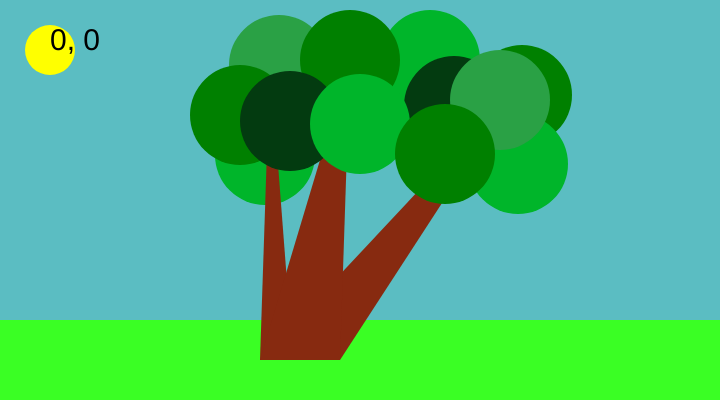
Frame 1 (no input)
Frame 60 (no input): identical to frame 1, image omitted
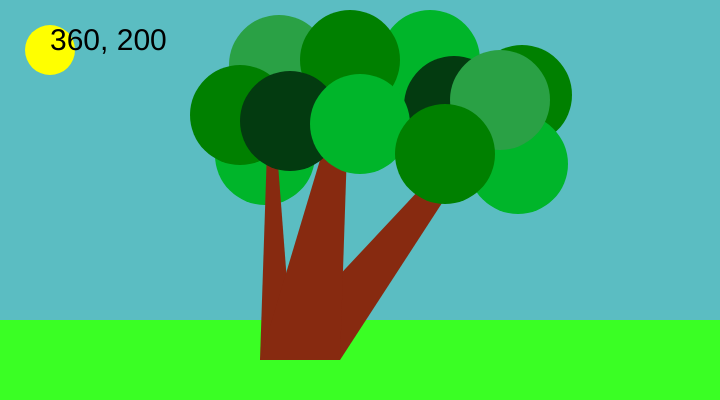
Frame 120 (the mouse pressed at the canvas centre since frame 60)

The p5.js sketch that drew these frames (run headless with seeded random() and noise() and a simulated clock; from frame 60 on, the mouse is pressed at the canvas centre):

// p5.js sketch
// ── sketch.js
function setup() {
  // put setup code here
   createCanvas(720, 400);

}

function draw() {
  // put drawing code here
  background('#5bbdc2');
 noStroke();

 fill('yellow');
 ellipse(50, 50, 50, 50);
 fill('#00b52a');
 ellipse(430, 60, 100, 100);
 fill('#3aff24');
 rect(0, 320, 720, 400);
 fill('green');
 ellipse(522, 95, 100, 100);
 fill('#033b10');
 ellipse(454, 106, 100, 100);
 fill('#00b52a');
 ellipse(518, 164, 100, 100);
 fill('#00b52a');
 ellipse(265, 155, 100, 100);
 //fill('#00b52a');
 //ellipse(415, 50, 100, 100);
 fill('#872a10');
 triangle(270, 60, 293, 360, 260, 360);
 fill('#872a10');
 triangle(522, 80, 340, 360, 260, 360);
 fill('#2aa145');
 ellipse(279, 65, 100, 100);
 fill('#872a10');
 triangle(350, 60, 340, 360, 260, 360);
 fill('green');
 ellipse(240, 115, 100, 100);
 fill('green');
 ellipse(350, 60, 100, 100);
 fill('#033b10');
 ellipse(290, 121, 100, 100);
 fill('#00b52a');
 ellipse(360, 124, 100, 100);
 fill('#2aa145');
 ellipse(500, 100, 100, 100);
 fill('green');
 ellipse(445, 154, 100, 100);

 //
 // fill(102);
 // rect(81, 81, 63, 63);
 //
 // fill(204);
 // quad(189, 18, 216, 18, 216, 360, 144, 360);
 //
 // fill(255);
 // ellipse(252, 144, 72, 72);
 //
 // fill(204);
 // triangle(288, 18, 351, 360, 288, 360);
 //
 // fill(255);
 // arc(479, 300, 280, 280, PI, TWO_PI);
 fill(0) ;
 textSize(30) ;
 text(mouseX + ", " + mouseY, 50, 50) ;
}
